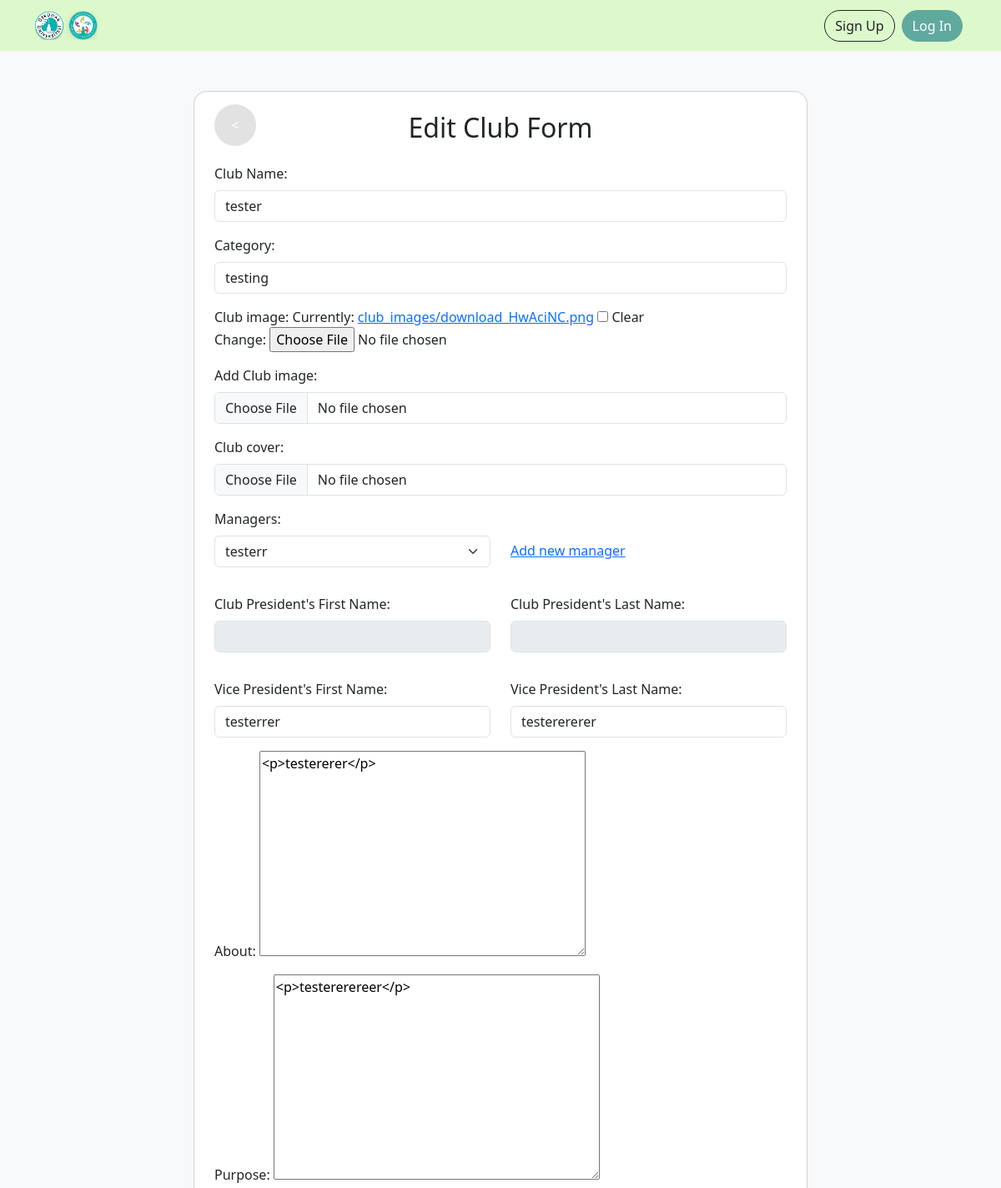
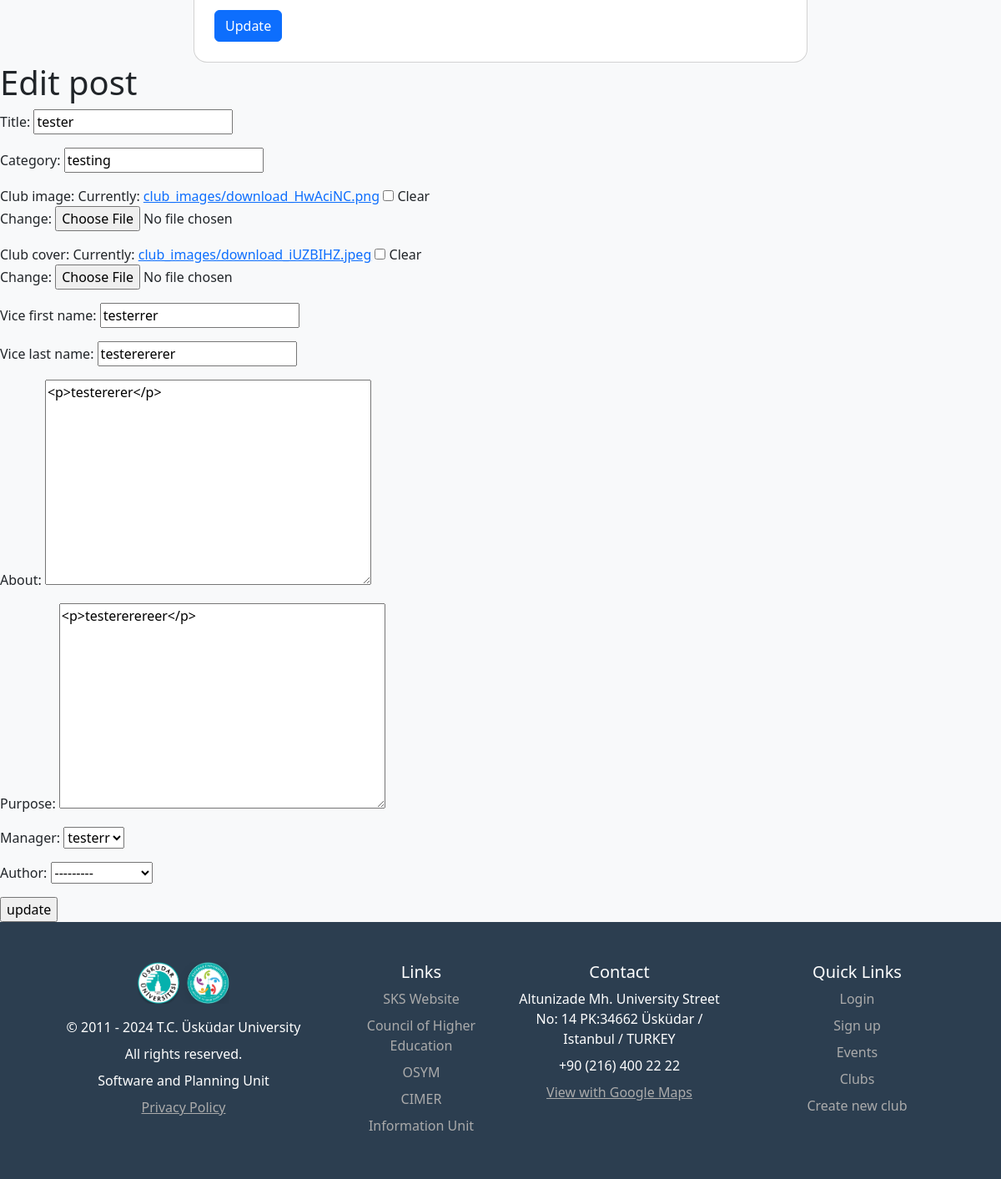
Page /clubs/26/edit/ on the committed database (2 pictures, top to bottom).
### club_pages/models.py (models this page shows, shortened)
class Club(models.Model):
    title = models.CharField(max_length=255)
    category = models.CharField(max_length=30)
    club_image = models.ImageField(
        upload_to="club_images", default="logo_club.png", blank=True
    )
    club_cover = models.ImageField(
        upload_to="club_images", default="club_cover_default.png", blank=True
    )
    vice_first_name = models.CharField(max_length=15, null=True)
    vice_last_name = models.CharField(max_length=15, null=True)
    about = RichTextField(null=True)
    purpose = RichTextField(null=True)
    manager = models.OneToOneField(
        User, on_delete=models.SET_NULL, null=True, validators=[validate_manager_role]
    )
    author = models.ForeignKey(
        settings.AUTH_USER_MODEL,
        on_delete=models.CASCADE,
        related_name="author_clubs",
        null=True,
        blank=True,
    )

### club_pages/views.py (the view)
# urls.py: path("clubs/<int:pk>/edit/", ClubUpdateView.as_view(), name="club_edit"),
class ClubUpdateView(UpdateView):
    model = Club
    form_class = CustomManagerClubChangeForm
    template_name = "club_edit.html"
    def get_form_kwargs(self):
        kwargs = super().get_form_kwargs()
        kwargs['instance'] = self.object
        return kwargs
    def get_context_data(self, **kwargs):
        context = super().get_context_data(**kwargs)
        if "form" not in context:  # Ensuring the form is instantiated
            context["form"] = self.form_class(instance=self.object)
        form = context["form"]
        if hasattr(form.fields["manager"], "queryset"):
            context["managers"] = form.fields["manager"].queryset
        return context

### club_pages/forms.py
class CustomManagerClubChangeForm(forms.ModelForm): # Did that for the edit page
    class Meta:
        model = Club
        fields = "__all__"
    def __init__(self, *args, **kwargs):
        super(CustomManagerClubChangeForm, self).__init__(*args, **kwargs)
        instance = kwargs.get('instance')
        if instance:  # Check if this is an update operation
            available_managers = User.objects.filter(
                Q(role=User.Role.MANAGER) &
                (Q(club=instance) | Q(club__isnull=True))
            )
        else:  # For creating new clubs, all unassigned managers are available
            available_managers = User.objects.filter(role=User.Role.MANAGER, club__isnull=True)
        self.fields['manager'].queryset = available_managers

### templates/club_edit.html (shortened to what this page needs)
{% extends "base.html"%}
{% load static %}
{% block css%}
<link rel="stylesheet" href="{% static 'css/forms.css' %}">
{% endblock %}
{% block content %}
<body style="background-color: #f8f9fa;">
  <div class="container mt-5">
    <div class="row justify-content-center">
      <div class="col-md-8">
        <div class="card rounded-4 p-4">
          <button class="btn btn-secondary back-button" onclick="window.history.back()">&lt;</button>
          <h2 class="text-center mb-4">Edit Club Form</h2>
          <form action="" method="post" enctype="multipart/form-data">
            <div class="mb-3">
              <label for="eventTitle" class="form-label">Club Name:</label>
              <input type="text" class="form-control" id="eventTitle" name="title" value="{{ form.title.value }}">
            </div>
            <div class="mb-3">
              <label for="category" class="form-label">Category:</label>
              <input type="text" class="form-control" id="category" name="category" value="{{ form.category.value }}">
            </div>
            <div class="mb-3">
              {{ form.club_image.label_tag }}
              {{ form.club_image }}
            </div>
            <div class="mb-3">
              <label for="clubImage" class="form-label">Add Club image:</label>
              <input type="file" class="form-control" id="clubImage" name="club_image" value="{{ form.club_image.value}}">
            </div>
            <div class="mb-3">
              <label for="clubCover" class="form-label">Club cover:</label>
              <input type="file" class="form-control" id="clubCover" name="club_cover">
            </div>
            <div class="row mb-3">
              <div class="col-md-6">
                <label for="managers" class="form-label">Managers:</label>
                <div class="input-group">
                  <select class="form-select" id="managers" name="manager" onchange="updatePresidentInfo()" >
                    {% for manager in managers %}
                    <option value="{{ manager.id }}" data-first-name="{{ manager.first_name }}" data-last-name="{{ manager.last_name }}" {% if manager.id == form.manager.value %}selected{% endif %}>
                      {{ manager.get_full_name }}
                      </option>
                    {% endfor %}
                  </select>
                </div>
              </div>
              <div class="col-md-6" style="display: flex; align-items: flex-end;">
                <a href="{% url 'signup_manager'%}" style="margin-bottom: 8px;">Add new manager</a>
              </div>
            </div>
            <div class="row mb-3">
              <div class="col-md-6">
                <label for="presidentFirstName" class="form-label">Club President's First Name:</label>
                <input type="text" class="form-control" id="presidentFirstName" disabled>
              </div>
              <div class="col-md-6">
                <label for="presidentLastName" class="form-label">Club President's Last Name:</label>
                <input type="text" class="form-control" id="presidentLastName" disabled>
              </div>
            </div>
            <div class="row mb-3">
              <div class="col-md-6">
                <label for="vicePresidentFirstName" class="form-label">Vice President's First Name:</label>
                <input type="text" class="form-control" id="vicePresidentFirstName" name="vice_first_name" value="{{ form.vice_first_name.value }}">
              </div>
              <div class="col-md-6">
                <label for="vicePresidentLastName" class="form-label">Vice President's Last Name:</label>
                <input type="text" class="form-control" id="vicePresidentLastName" name="vice_last_name" value="{{ form.vice_last_name.value }}">
              </div>
            </div>
            <div class="mb-3">
              {{ form.about.label_tag }}
              {{ form.about }}
            </div>
            <div class="mb-3">
              {{ form.purpose.label_tag }}
              {{ form.purpose }}
            </div>
            <button type="submit" class="btn btn-primary btn-block">Update</button>
          </form>
        </div>
      </div>
    </div>
  </div>
</body>
<h1>Edit post</h1>
<form action="" method="post" enctype="multipart/form-data">
  {{form.as_p}}
  <input type="submit" value="update">
</form>
{% endblock content%}

### static/css/forms.css (style rules this page uses)
.back-button { width: 30px; height: 30px; border-radius: 50%; display: flex; justify-content: center; align-items: center; padding: 25px; margin-right: 10px; position: absolute; background-color: #e2e2e2; border: none; top: 15px; }

### rows in the picture
Club: title "tester", category "testing", vice_first_name "testerrer", vice_last_name "testerererer", about "<p>testererer</p>", purpose "<p>testererereer</p>", manager "testerr", author "---------"

### other values in the picture
form field manager "testerr"
